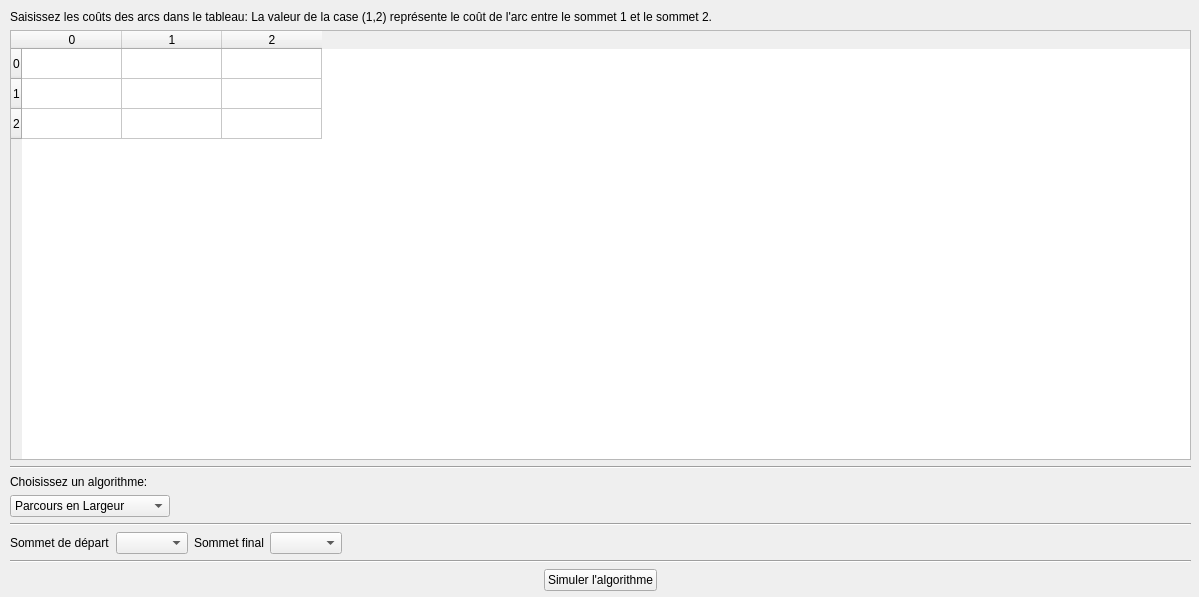
<?xml version="1.0" encoding="UTF-8"?>
<ui version="4.0">
 <class>Selection</class>
 <widget class="QWidget" name="Selection">
  <property name="geometry">
   <rect>
    <x>0</x>
    <y>0</y>
    <width>1199</width>
    <height>597</height>
   </rect>
  </property>
  <property name="windowTitle">
   <string>Simulation des algorithmes appliqués aux graphes</string>
  </property>
  <widget class="QWidget" name="verticalLayoutWidget">
   <property name="geometry">
    <rect>
     <x>10</x>
     <y>10</y>
     <width>1181</width>
     <height>581</height>
    </rect>
   </property>
   <layout class="QVBoxLayout" name="verticalLayout">
    <item>
     <widget class="QLabel" name="labelMsg">
      <property name="text">
       <string>Saisissez les coûts des arcs dans le tableau: La valeur de la case (1,2) représente le coût de l'arc entre le sommet 1 et le sommet 2.</string>
      </property>
     </widget>
    </item>
    <item>
     <widget class="QTableWidget" name="Table">
      <row>
       <property name="text">
        <string>0</string>
       </property>
      </row>
      <row>
       <property name="text">
        <string>1</string>
       </property>
      </row>
      <row>
       <property name="text">
        <string>2</string>
       </property>
      </row>
      <column>
       <property name="text">
        <string>0</string>
       </property>
      </column>
      <column>
       <property name="text">
        <string>1</string>
       </property>
      </column>
      <column>
       <property name="text">
        <string>2</string>
       </property>
      </column>
     </widget>
    </item>
    <item>
     <widget class="Line" name="line_2">
      <property name="orientation">
       <enum>Qt::Horizontal</enum>
      </property>
     </widget>
    </item>
    <item>
     <widget class="QLabel" name="labelAlgorithme">
      <property name="text">
       <string>Choisissez un algorithme:</string>
      </property>
     </widget>
    </item>
    <item>
     <layout class="QHBoxLayout" name="horizontalLayout_2">
      <item>
       <widget class="QComboBox" name="algorithmsBox">
        <item>
         <property name="text">
          <string>Parcours en Largeur</string>
         </property>
        </item>
        <item>
         <property name="text">
          <string>Parcours en Profondeur</string>
         </property>
        </item>
        <item>
         <property name="text">
          <string>Plus Court Chemin</string>
         </property>
        </item>
       </widget>
      </item>
      <item>
       <spacer name="horizontalSpacer">
        <property name="orientation">
         <enum>Qt::Horizontal</enum>
        </property>
        <property name="sizeType">
         <enum>QSizePolicy::Expanding</enum>
        </property>
        <property name="sizeHint" stdset="0">
         <size>
          <width>60</width>
          <height>20</height>
         </size>
        </property>
       </spacer>
      </item>
     </layout>
    </item>
    <item>
     <widget class="Line" name="line">
      <property name="orientation">
       <enum>Qt::Horizontal</enum>
      </property>
     </widget>
    </item>
    <item>
     <layout class="QHBoxLayout" name="horizontalLayout">
      <item>
       <widget class="QLabel" name="label_2">
        <property name="text">
         <string>Sommet de départ</string>
        </property>
       </widget>
      </item>
      <item>
       <widget class="QComboBox" name="startNodeBox"/>
      </item>
      <item>
       <widget class="QLabel" name="label">
        <property name="text">
         <string>Sommet final</string>
        </property>
       </widget>
      </item>
      <item>
       <widget class="QComboBox" name="finishNodeBox"/>
      </item>
      <item>
       <spacer name="horizontalSpacer_2">
        <property name="orientation">
         <enum>Qt::Horizontal</enum>
        </property>
        <property name="sizeHint" stdset="0">
         <size>
          <width>40</width>
          <height>20</height>
         </size>
        </property>
       </spacer>
      </item>
     </layout>
    </item>
    <item>
     <widget class="Line" name="line_3">
      <property name="orientation">
       <enum>Qt::Horizontal</enum>
      </property>
     </widget>
    </item>
    <item>
     <layout class="QHBoxLayout" name="horizontalLayout_3">
      <item>
       <spacer name="horizontalSpacer_3">
        <property name="orientation">
         <enum>Qt::Horizontal</enum>
        </property>
        <property name="sizeHint" stdset="0">
         <size>
          <width>40</width>
          <height>20</height>
         </size>
        </property>
       </spacer>
      </item>
      <item>
       <widget class="QPushButton" name="Go">
        <property name="text">
         <string>Simuler l'algorithme</string>
        </property>
       </widget>
      </item>
      <item>
       <spacer name="horizontalSpacer_4">
        <property name="orientation">
         <enum>Qt::Horizontal</enum>
        </property>
        <property name="sizeHint" stdset="0">
         <size>
          <width>40</width>
          <height>20</height>
         </size>
        </property>
       </spacer>
      </item>
     </layout>
    </item>
   </layout>
  </widget>
 </widget>
 <resources/>
 <connections/>
</ui>
